Frame 1 (no input): blank canvas, image omitted
Frame 60 (the mouse pressed at the canvas centre just before this capture): blank canvas, image omitted
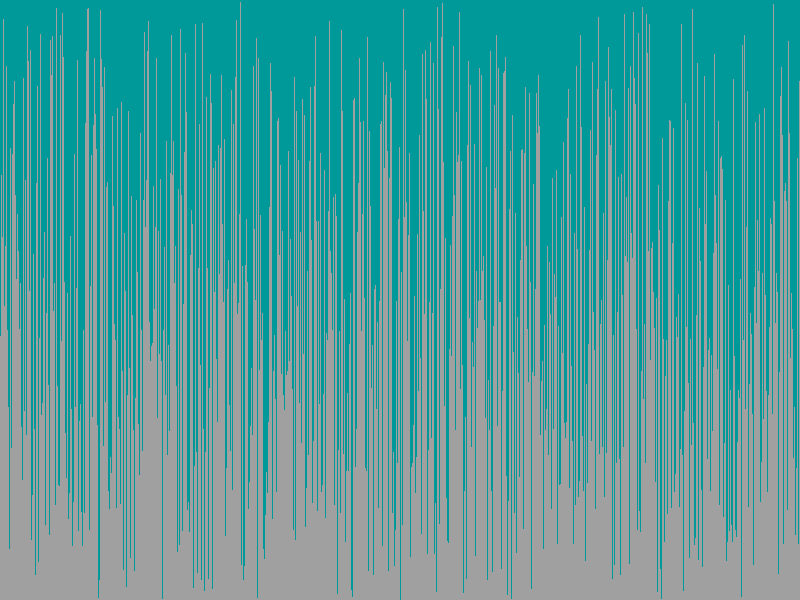
Frame 120 (the mouse held since frame 60 and released just before this capture)

The Processing sketch whose frames 1 and 60 were blank and that drew this single picture after the mouse press (run headless with seeded random() and noise(); from frame 60 on, the mouse is pressed at the canvas centre):

// Processing sketch: sketch_181013a
// ── sketch_181013a.pde
/* Copy the code into a new Processing sketch and complete then steps. */

//1. create an array of ints. don't initialize it yet.
int[] integers;

void setup() {
  //2. set the size of your window
size(800,600);
  //  if you are using Processing 3, you cannot use variables
  //  because the developers don't know how programming is supposed to work.
  

  //3. initialize your array with the built in width variable
integers= new int[width];
  
  //4. initialize the ints in the array with random numbers
  //   from 0 to the built in height variable
    //for(int i = 0; i<
  // Random random = new Random().nextInt(height); 
  
  //   the x value will be the index of the int
  //   the y value will the height variable
  //   the width is 1
  //   the height is negative the value of the int at that element in the array

      //5. call the noStroke() method
  noStroke();
  }
    
    


void draw() {
  //6. set the background color with background(r, g, b);
background(0, 153, 153);

  //7. set the color for your graph

 fill(160, 160, 160);
      for(int i = 0; i < integers.length; i++){
      //8. draw a rectangle for each int in your array.
      rect(i,height,1,-integers[i]);
      }
  
  

  //9. call the stepSort method
 stepSort(integers);

  //10. extract the code that randomizes the array into a method.
 
  //11. call the method you made in step 10 when the mouse is pressed
  if(mousePressed){
    
  randomizingArray();
  }
}
void randomizingArray(){
   for(int i = 0; i < integers.length; i++){
 integers[i]= (int)random(height);
   }
}
void stepSort(int[] arr) {
  for (int i = 1; i < arr.length; i++) {
    if (arr[i - 1] > arr[i]) {
      int t = arr[i];
      arr[i] = arr[i - 1];
      arr[i - 1] = t;
    }
  }
}
//
